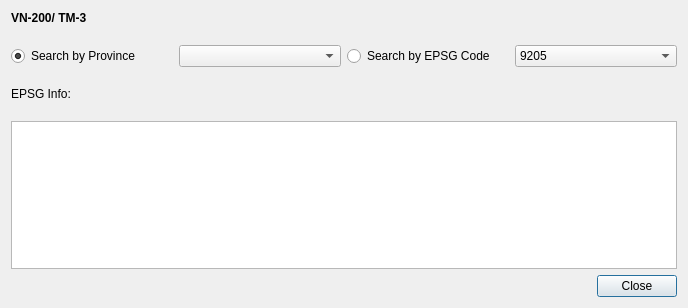
<?xml version="1.0" encoding="UTF-8"?>
<ui version="4.0">
 <class>hcmgis_customprojections_form</class>
 <widget class="QDialog" name="hcmgis_customprojections_form">
  <property name="windowModality">
   <enum>Qt::ApplicationModal</enum>
  </property>
  <property name="enabled">
   <bool>true</bool>
  </property>
  <property name="geometry">
   <rect>
    <x>0</x>
    <y>0</y>
    <width>688</width>
    <height>308</height>
   </rect>
  </property>
  <property name="mouseTracking">
   <bool>false</bool>
  </property>
  <property name="windowTitle">
   <string>VN-2000 Projections</string>
  </property>
  <layout class="QVBoxLayout" name="verticalLayout">
   <item>
    <layout class="QGridLayout" name="gridLayout">
     <property name="verticalSpacing">
      <number>20</number>
     </property>
     <item row="9" column="0" colspan="4">
      <widget class="QLabel" name="LblEPSGInfo">
       <property name="text">
        <string>EPSG Info:</string>
       </property>
      </widget>
     </item>
     <item row="0" column="0" colspan="4">
      <widget class="QLabel" name="label">
       <property name="font">
        <font>
         <weight>75</weight>
         <bold>true</bold>
        </font>
       </property>
       <property name="text">
        <string>VN-200/ TM-3</string>
       </property>
      </widget>
     </item>
     <item row="1" column="0">
      <widget class="QRadioButton" name="radProvinces">
       <property name="text">
        <string>Search by Province</string>
       </property>
       <property name="checked">
        <bool>true</bool>
       </property>
      </widget>
     </item>
     <item row="1" column="1">
      <widget class="QComboBox" name="cboProvinces">
       <property name="sizePolicy">
        <sizepolicy hsizetype="Preferred" vsizetype="Maximum">
         <horstretch>0</horstretch>
         <verstretch>0</verstretch>
        </sizepolicy>
       </property>
      </widget>
     </item>
     <item row="10" column="0" colspan="4">
      <widget class="QTextEdit" name="TxtEPSGInfo">
       <property name="readOnly">
        <bool>true</bool>
       </property>
      </widget>
     </item>
     <item row="1" column="2">
      <widget class="QRadioButton" name="radEPSG">
       <property name="text">
        <string>Search by EPSG Code</string>
       </property>
      </widget>
     </item>
     <item row="1" column="3">
      <widget class="QComboBox" name="cboEPSG">
       <item>
        <property name="text">
         <string>9205</string>
        </property>
       </item>
       <item>
        <property name="text">
         <string>9206</string>
        </property>
       </item>
       <item>
        <property name="text">
         <string>9207</string>
        </property>
       </item>
       <item>
        <property name="text">
         <string>9208</string>
        </property>
       </item>
       <item>
        <property name="text">
         <string>5897</string>
        </property>
       </item>
       <item>
        <property name="text">
         <string>9209</string>
        </property>
       </item>
       <item>
        <property name="text">
         <string>9210</string>
        </property>
       </item>
       <item>
        <property name="text">
         <string>9211</string>
        </property>
       </item>
       <item>
        <property name="text">
         <string>9212</string>
        </property>
       </item>
       <item>
        <property name="text">
         <string>9213</string>
        </property>
       </item>
       <item>
        <property name="text">
         <string>9214</string>
        </property>
       </item>
       <item>
        <property name="text">
         <string>9215</string>
        </property>
       </item>
       <item>
        <property name="text">
         <string>9216</string>
        </property>
       </item>
       <item>
        <property name="text">
         <string>5899</string>
        </property>
       </item>
       <item>
        <property name="text">
         <string>5898</string>
        </property>
       </item>
       <item>
        <property name="text">
         <string>9217</string>
        </property>
       </item>
       <item>
        <property name="text">
         <string>9218</string>
        </property>
       </item>
      </widget>
     </item>
    </layout>
   </item>
   <item>
    <widget class="QDialogButtonBox" name="BtnClose">
     <property name="standardButtons">
      <set>QDialogButtonBox::Close</set>
     </property>
    </widget>
   </item>
  </layout>
 </widget>
 <resources/>
 <connections>
  <connection>
   <sender>BtnClose</sender>
   <signal>accepted()</signal>
   <receiver>hcmgis_customprojections_form</receiver>
   <slot>accept()</slot>
   <hints>
    <hint type="sourcelabel">
     <x>251</x>
     <y>272</y>
    </hint>
    <hint type="destinationlabel">
     <x>169</x>
     <y>143</y>
    </hint>
   </hints>
  </connection>
  <connection>
   <sender>BtnClose</sender>
   <signal>rejected()</signal>
   <receiver>hcmgis_customprojections_form</receiver>
   <slot>reject()</slot>
   <hints>
    <hint type="sourcelabel">
     <x>251</x>
     <y>272</y>
    </hint>
    <hint type="destinationlabel">
     <x>169</x>
     <y>143</y>
    </hint>
   </hints>
  </connection>
 </connections>
</ui>
